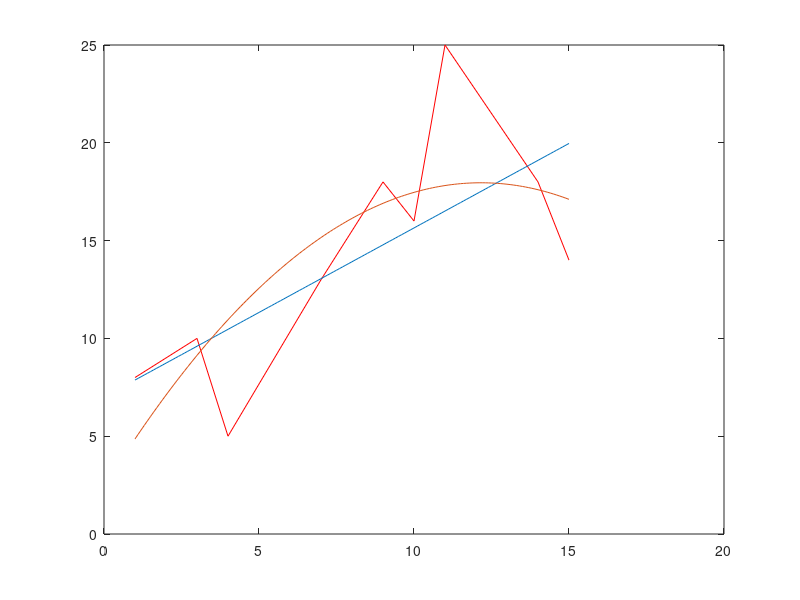

Reproduce this figure in MATLAB.
clear

x = [1 3 4 7 9 10 11 14 15];
y = [8 10 5 13 18 16 25 18 14];

% reta 
[P1, S1] = polyfit(x,y,1);
erroP1 = S1.normr^2;

% parábola
[P2, S2] = polyfit(x,y,2);
erroP2 = S2.normr^2;

% gráficos
plot(x,y,"red");
novo_x = 1:0.1:15;

% evaluate the polinomial (grau 1) at the x values (1:0.1:15)
novo_y = polyval(P1, novo_x);
hold on
plot(novo_x, novo_y);

% evaluate the polinomial (grau 2) at the x values (1:0.1:15)
novo_y2 = polyval(P2, novo_x);
hold on
plot(novo_x, novo_y2);